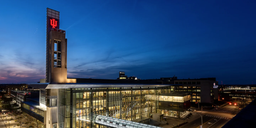
#> input picture images/campus-center-night-trident.png, 256 x 128 px, shrunk from 1440 x 720 before the run
$ python blur.py
#> lines starting #> are read from the running program, lines starting #| are printed output that depends on the picture
#import opencv for images
import cv2
import matplotlib.pyplot as plt
import numpy as np
import math

def loadImage(image_path):
#> called with image_path = 'images/campus-center-night-trident.png'
    img = cv2.imread(image_path)
#> img is the input picture: shape (128, 256, 3); mean B, G, R 104.9, 72.7, 47.8

    #return arrays
    return [img,img.copy()]

def showImage(img):
    plt.imshow(img[:,:,::-1])
    plt.show()

def processImage(kernel, img, img_original):
    #input: kernel: region of interest(roi), image
    #output: image that has been blurred

    #number of rows and cols
    count = img.shape
#> count = (128, 256, 3)

    #limit (row, col)
    limit = kernel.shape
#> limit = (21, 21, 3)
    limit = list(limit)
#> limit = [21, 21, 3]
    for i in range(0, len(limit)):
        limit[i] = math.floor(limit[i]/2)
#> after the loop, limit = [10, 10, 1]

    #for each pixel in the image
    for row in range(0, len(img)):
        for col in range(0, len(img[row])):
            #get new Pixel of Interest (POI)

            #check to make sure it is the correct size
            if (row - limit[0] >= 0 and row + limit[0] <= count[0] - 1):
                if (col - limit[1] >= 0 and col + limit[1] <= count[1] - 1):
                    img_original[row,col] = newPOI(row,col,kernel, limit, img)
#> this loop made 128 passes
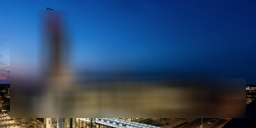
#> img_original: shape (128, 256, 3); mean B, G, R 105, 72.6, 47.6

def newPOI(pixRow:int, pixCol:int, kernel, limit:int, img):
    #input: pixel coordinates, kernel, region of interest
    #output: uint8 np array 0 to 255, 3 elements

    #get roi from kernel
    roi = img[pixRow - limit[0]:pixRow + limit[0] + 1, pixCol - limit[1]:pixCol + limit[1] + 1]

    #make roi into floats
    roi = roi.astype(float)

    #multiply by the kernel
    roi *= kernel

    #sum each entry in the roi
    sum = np.sum(roi, axis=(0,1))

    #make sure total is between 0 and 255
    sum = list(sum)
    for i in range(0,len(sum)):
        #round
        sum[i] = round(sum[i])

        #between 0 and 255
        if sum[i] > 255:
            sum[i] = 255
        elif sum[i] < 0:
            sum[i] = 0

    #return total as new poi
    sum = np.uint8(sum)
    return sum

def createUniformKernel(rowSize,colSize):
    #creates a uniform array
    if rowSize % 2 == 0:
        rowSize += 1
        print("adjusting row size to odd:",rowSize)

    if colSize % 2 == 0:
        colSize += 1
        print("adjusting col size to odd:",colSize)

    return np.full((rowSize,colSize, 3), 1/(rowSize*colSize))

def gaussianKernel(size, sigma):
    #based on guass' funtion

    # Make sure kernel size is odd
    if size % 2 == 0:
        size += 1

    # Create a coordinate grid centered at zero
    ax = np.arange(-size // 2 + 1, size // 2 + 1)
    xx, yy = np.meshgrid(ax, ax)

    # Calculate the Gaussian function
    kernel = (1 / (2 * np.pi * sigma**2)) * np.exp(-(xx**2 + yy**2) / (2 * sigma**2))

    # Normalize the kernel to make the sum = 1
    kernel /= np.sum(kernel)

    expandedKernel = np.repeat(kernel[:, :, np.newaxis], 3, axis=2)

    return expandedKernel

if __name__ == "__main__":
    print("progress = 0%")

    #img = loadImage("images/number_zero.jpg")
    [img, img_original] = loadImage("images/campus-center-night-trident.png")
    [gimg, gimg_original] = loadImage("images/campus-center-night-trident.png")

    #define a kernel
    #box blur
    kernel = createUniformKernel(21,21)

    #gaussian blur
    gKernel = gaussianKernel(21,100)


    #process image
    processImage(kernel, img, img_original)
#> kernel: shape (21, 21, 3) float64; every value is 0.00227
    print("progress = 50%")
    processImage(gKernel, gimg, gimg_original)
#> the loop in processImage (call 2), `for row in range(0, len(img)):` made 128 passes
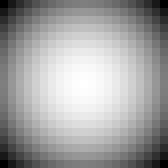
#> gKernel: shape (21, 21, 3) float64 (shown 8 times larger); min 0.00225, max 0.00228, mean 0.00227; drawn with min black and max white
    print("progress = 90%")

    fig = plt.figure(figsize=(15,8))
    plt.subplot(2,2,1)
    plt.subplot(2,2,1).set_title("Box Blur")
    plt.imshow(img_original[:,:,::-1])

    plt.subplot(2,2,2)
    plt.imshow(img[:,:,::-1])

    plt.subplot(2,2,3)
    plt.subplot(2,2,3).set_title("Guass")
    plt.imshow(gimg_original[:,:,::-1])

    plt.subplot(2,2,4)
    plt.imshow(cv2.GaussianBlur(gimg, (101,101), 100))

    print("progress = 100%")

    plt.show()
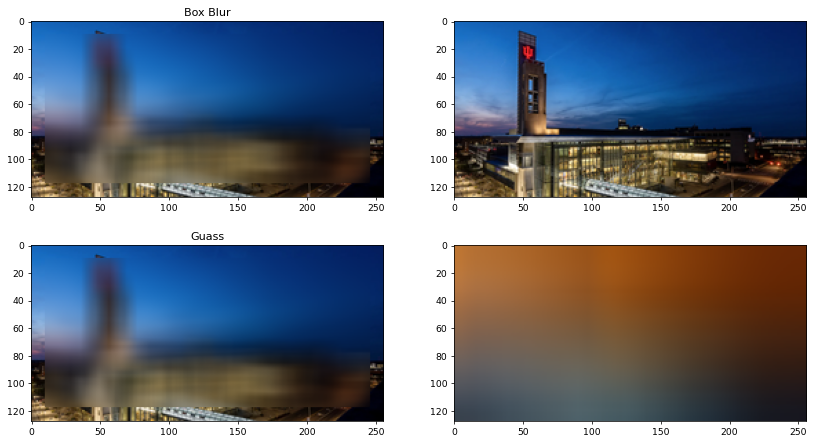
#> figure drawn by matplotlib, 4 panels
    #showImage(img)

$ run again, with images/airplane_0000.jpg saved as images/campus-center-night-trident.png
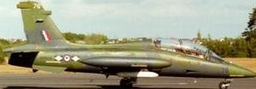
#> input picture images/airplane_0000.jpg, 256 x 89 px, shrunk from 300 x 104 before the run
#> in loadImage, img is the input picture: shape (89, 256, 3); mean B, G, R 130.5, 155.4, 157.5
#> the loop in processImage, `for row in range(0, len(img)):` made 89 passes
#> after the loop in processImage, `for row in range(0, len(img)):`:
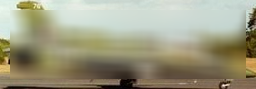
#> img_original: shape (89, 256, 3); mean B, G, R 130.6, 155.6, 157.7
#> kernel: shape (21, 21, 3) float64; every value is 0.00227
#> the loop in processImage (call 2), `for row in range(0, len(img)):` made 89 passes
#> `plt.show()`:
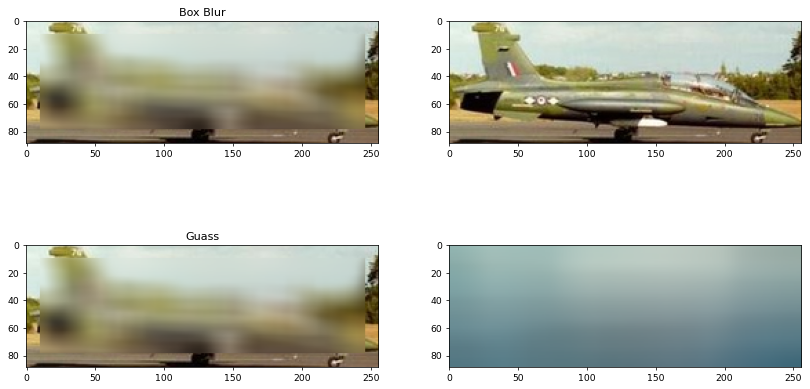
#> figure drawn by matplotlib, 4 panels

$ run again, with images/dog_photo.jpg saved as images/campus-center-night-trident.png
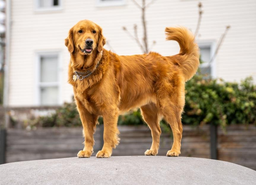
#> input picture images/dog_photo.jpg, 256 x 185 px, shrunk from 863 x 625 before the run
#> in loadImage, img is the input picture: shape (185, 256, 3); mean B, G, R 142.4, 163.2, 182.3
#> the loop in processImage, `for row in range(0, len(img)):` made 185 passes
#> after the loop in processImage, `for row in range(0, len(img)):`:
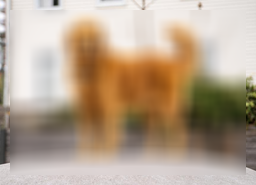
#> img_original: shape (185, 256, 3); mean B, G, R 142, 162.8, 181.9
#> kernel: shape (21, 21, 3) float64; every value is 0.00227
#> `plt.show()`:
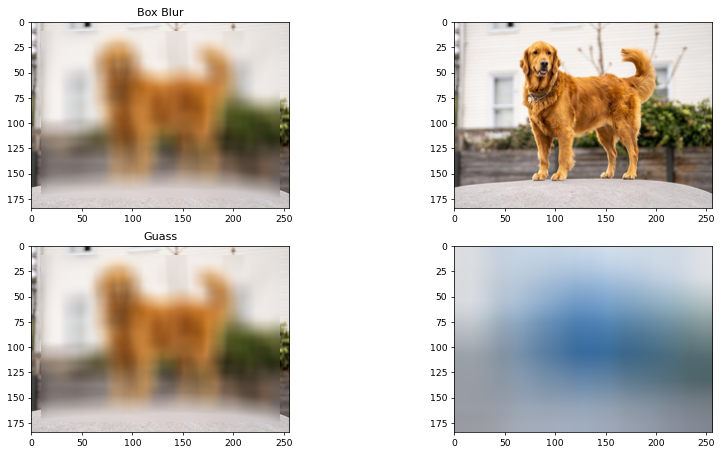
#> figure drawn by matplotlib, 4 panels
